Frame 1 (no input): blank canvas, image omitted
Frame 60 (no input): blank canvas, image omitted
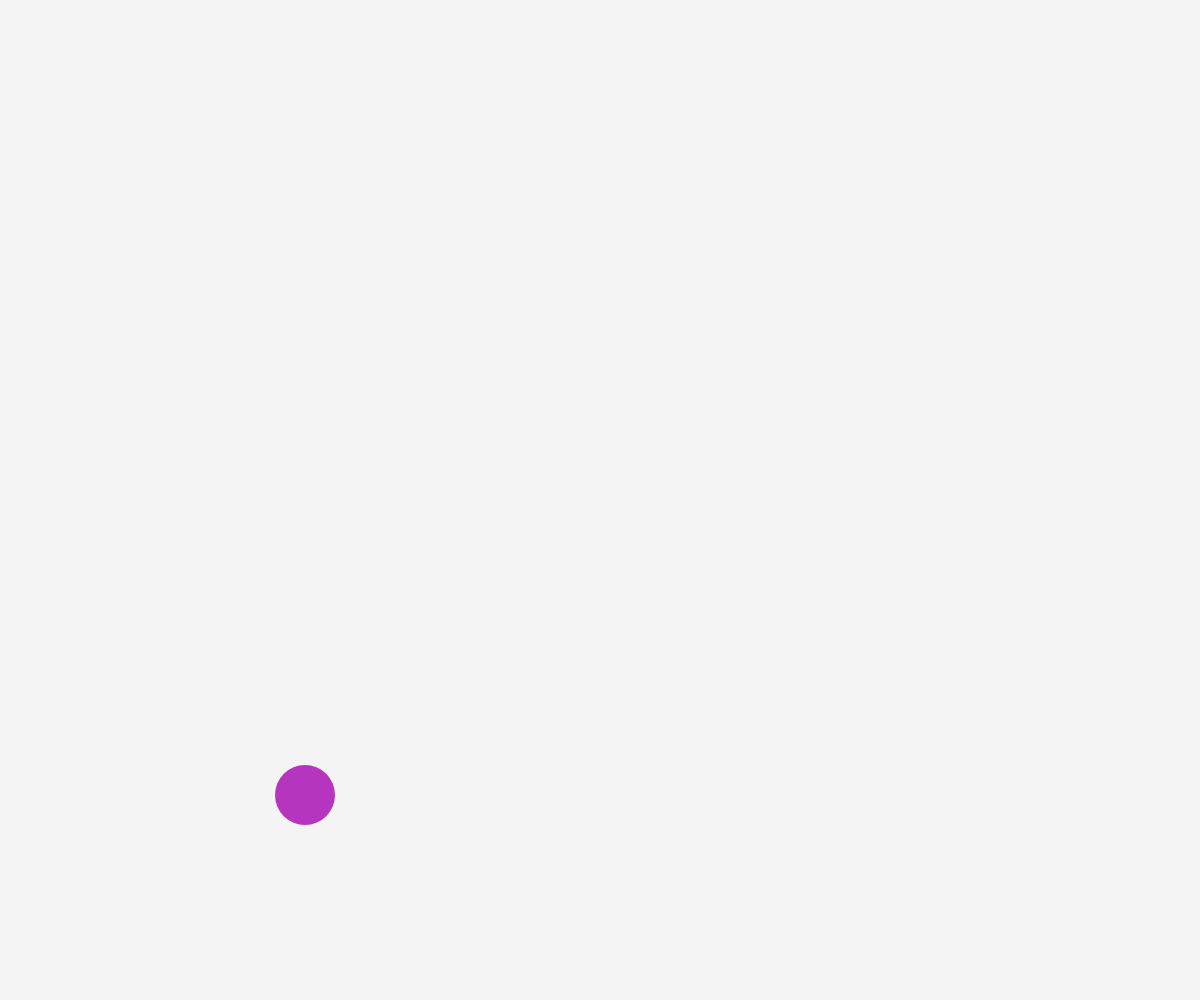
Frame 120 (the mouse pressed at the canvas centre since frame 60)

The p5.js sketch whose frames 1 and 60 were blank and that drew this single picture after the mouse press (run headless with seeded random() and noise() and a simulated clock; from frame 60 on, the mouse is pressed at the canvas centre):

// p5.js sketch
// ── sketch.js

let tablero
let balls = []

function setup() {

	createCanvas(windowWidth, windowHeight);

	tablero = new Tablero(windowWidth, windowHeight, color('#F4F4F4'))
}

function draw() {

	tablero.draw()
	
	for (var i = 0; i < balls.length; i++) {
		balls[i].draw()
		balls[i].move()
	}
}

function mousePressed(){

	var c = color(random(255), random(255), random(255))

	ball = new Ball(mouseX, mouseY, 60, c)
	balls.push(ball)
	
}



// ── Ball.js
class Ball{
    constructor(x, y, d, c){
        this.x = x
        this.y = y
        this.d = d
        this.c = c
        this.balls
        this.speed = 5
        this.dirX = this.direction()
        this.dirY = this.direction()
    }

    draw(){
        push()
        fill(this.c);
        ellipse(this.x, this.y, this.d, this.d)
        this.choquePelota()
        this.choquePared()
        pop()
    }

    move(){
        this.x += this.speed * this.dirX
        this.y += this.speed * this.dirY
    }

    direction(){
        return floor(random(2)) * 2 - 1
    }

    choquePelota(){
        for(let i = 0; i < balls.length; i++){
            const dx = this.x - balls[i].x;
            const dy = this.y - balls[i].y;
            const distance = Math.sqrt(dx * dx + dy * dy);
        
            if (distance < floor(this.d/2) + floor(balls[i].d/2)) {
                    
                balls[i].dirX = -balls[i].dirX;
                balls[i].dirY = -balls[i].dirY;
        
                this.dirX = -this.dirX;
                this.dirY = -this.dirY;
            }
        }
    }

    choquePared(){
       
        if(this.x <= 25){
            this.dirX = 1
        }else if(this.x >= windowWidth-25){
            this.dirX = -1
        }else if(this.y <= 25){
            this.dirY = 1
        }else if(this.y >= windowHeight-25){
            this.dirY = -1
            }
        }
    
}


    

// ── Tablero.js
class Tablero{
    constructor (w, h , c){
        this.w = w;
        this.h = h;
        this.c = c;
    }

    draw(){
        noStroke();
        fill(this.c);
        rect(0, 0, this.w, this.h);
    }

    

}
